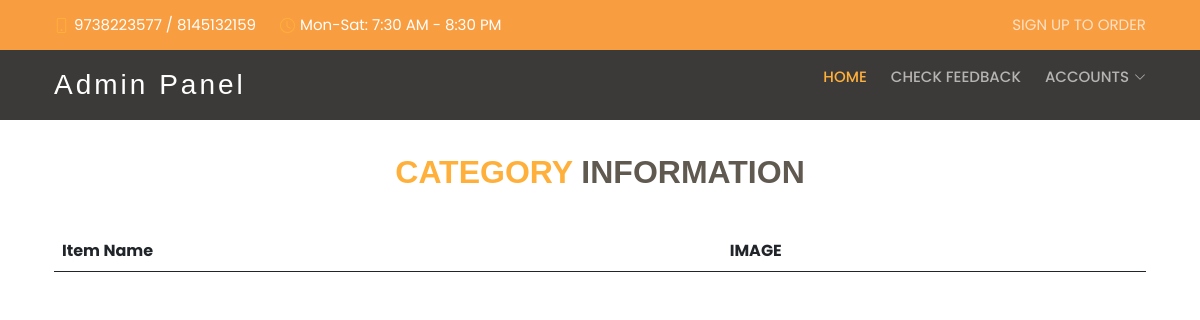
Page /addcat2.php on the earlier database version.
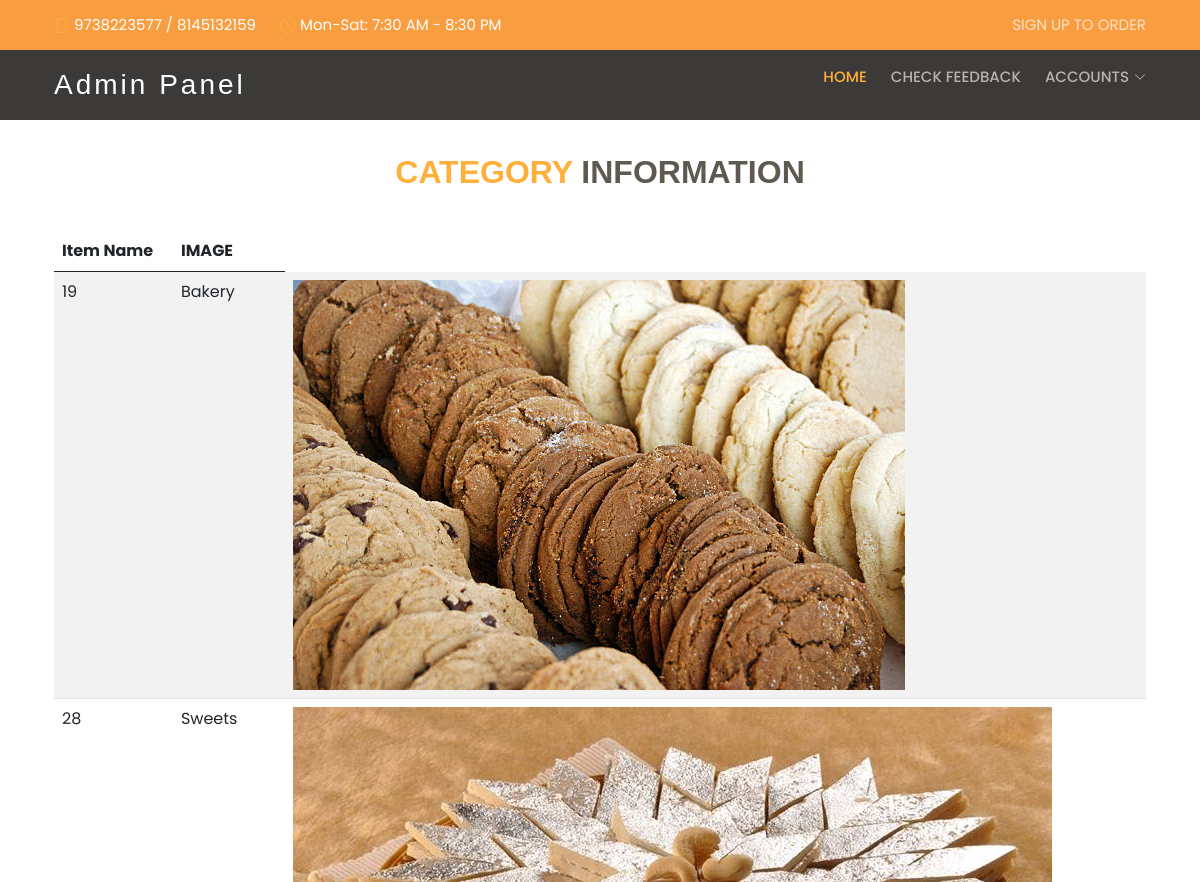
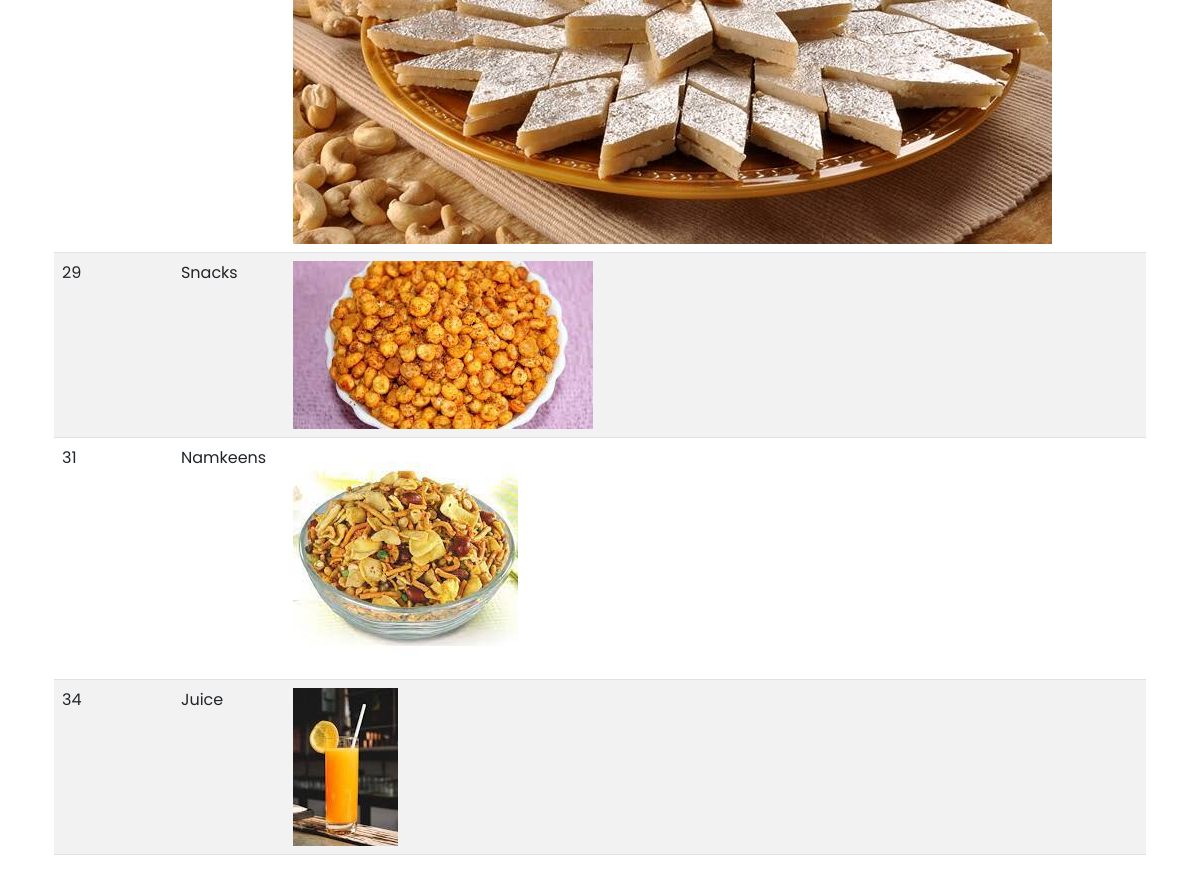
Same page on the later database version (2 pictures, top to bottom).
### tables this page shows
CREATE TABLE IF NOT EXISTS `addcategory` (
  `id` int NOT NULL AUTO_INCREMENT,
  `name` varchar(50) NOT NULL,
  `tagline` varchar(1024) NOT NULL,
  `image` varchar(60) NOT NULL,
  PRIMARY KEY (`id`)
);

### addcat2.php (the view, shortened to what this page needs)
<!DOCTYPE html>
<html lang="en">
<head>
	<link href="assets/vendor/animate.css/animate.min.css" rel="stylesheet">
	<link href="assets/vendor/aos/aos.css" rel="stylesheet">
	<link href="assets/vendor/bootstrap/css/bootstrap.min.css" rel="stylesheet">
	<link href="assets/vendor/bootstrap-icons/bootstrap-icons.css" rel="stylesheet">
	<link href="assets/vendor/boxicons/css/boxicons.min.css" rel="stylesheet">
	<link href="assets/vendor/remixicon/remixicon.css" rel="stylesheet">
	<link href="assets/vendor/swiper/swiper-bundle.min.css" rel="stylesheet">
	<link href="https://cdn.jsdelivr.net/npm/bootstrap@5.1.0/dist/css/bootstrap.min.css" rel="stylesheet">
	<link href="//cdn.datatables.net/1.10.25/css/jquery.dataTables.min.css" rel="stylesheet">
	<link href="assets/css/style.css" rel="stylesheet">
	<?php include("templets/adminnav.php");?>
    <main id="main">
    <?php include("scripts/connect.php");
 ?>
		<?php
	$stmt = $db->prepare("SELECT `id`, `name`, `image`FROM `addcategory` ");
	try{
	$stmt->execute();
	$rows = $stmt->fetchALL(PDO::FETCH_ASSOC);
	}
	catch(PDOException $e){
		echo $e->getMessage();
		$db = null;
	}
?>
</head>
<body>
	<main id="main">
		<br>
		<section id="contact" class="contact">
			<div class="container">
				<div class="section-title">
					<h2><span>CATEGORY</span> INFORMATION</h2>
				</div>
			</div>
			<div class="container" style="margin-top:10px;">
				<table class="table table-striped">
					<thead>
						<th>Item Name</th>
						<th>IMAGE</th>
					</thead>
					<tbody>
						<?php foreach($rows as $row):?>
						<tr>
							<td >
								<?php echo $row['id']?>
							</td>
							<td>
								<?php echo $row['name']?>
							</td>
							<td>
								<img src="<?php echo $row['image']?>">
							</td>
						</tr>
						<?php endforeach; ?>
					</tbody>
				</table>
			</div>
		</section>
	</main>

### templets/adminnav.php (shortened to what this page needs)
<div id="topbar" class="d-flex align-items-center fixed-top">
    <div class="container d-flex align-items-center justify-content-center justify-content-md-between">
      <div class="align-items-center d-none d-md-flex">
      <i class="bi bi-phone d-flex align-items-center "><span>9738223577 / 8145132159</span></i>
      <i class="bi bi-clock ms-4 d-none d-lg-flex align-items-center"><span>Mon-Sat: 7:30 AM - 8:30 PM</span></i>
      </div>
      <div class="d-flex align-items-center">
        <?php
		if (isset($_SESSION['logged_in'])){
		echo "Welcome ",$_SESSION["firstName"] ;
		}else{
			echo "SIGN UP TO ORDER";
		}
		?>
		    </div>
    </div>
  </div>
 <header id="header" class="fixed-top d-flex align-items-center ">
		<div class="container-fluid container-xl d-flex align-items-center justify-content-between">
			<div class="logo me-auto">
				<h1><a href="index.php">Admin Panel</a> </h1>
			</div>
			<nav id="navbar" class="navbar order-last order-lg-0 h-75">
				<div class=" h-50">
					<ul>
						<li><a class="nav-link scrollto active" href="admin.php">HOME</a></li>
						<li><a class="nav-link scrollto" href="con2.php">CHECK FEEDBACK</a></li>
						<li class="dropdown"><a href="#"><span>ACCOUNTS</span> <i class="bi bi-chevron-down"></i></a>
						</li>
					</ul>
				</div>
			</nav>
		</div>
	</header>

### assets/css/style.css (style rules this page uses)
body { font-family: "Poppins", sans-serif; color: #444444; }
a { text-decoration: none; color: #ffb03b; }
h1, h2, h3, h4, h5, h6 { font-family: "Satisfy", sans-serif; }
#topbar { padding: 0; font-size: 15px; height: 50px; transition: all 0.5s; background: rgba(248, 133, 18, 0.8); z-index: 996; color: rgba(255, 255, 255, 0.7); }
#topbar i { color: #ffb03b; line-height: 0; }
#topbar i span { color: #fff; font-style: normal; padding-left: 5px; }
#header { top: 50px; height: 70px; z-index: 997; transition: all 0.5s; padding: 10px 0; background: rgba(26, 24, 22, 0.85); }
#header .logo h1 { font-size: 28px; margin: 0; line-height: 1; font-weight: 400; letter-spacing: 3px; }
#header .logo h1 a, #header .logo h1 a:hover { color: #fff; text-decoration: none; }
.navbar { padding: 0; }
.navbar ul { margin: 110; padding:0; display: flex; list-style: none; align-items: center; }
.navbar li { position: relative; }
.navbar a, .navbar a:focus { display: flex; align-items: center; justify-content: space-between; padding: 10px 0 10px 24px; font-size: 15px; font-weight: 500; color: rgb(182, 180, 178); }
.navbar a i, .navbar a:focus i { font-size: 12px; line-height: 0; margin-left: 5px; }
.navbar a:hover, .navbar .active, .navbar .active:focus, .navbar li:hover>a { color: #ffb03b; }
section { padding: 60px 0; }
.section-title { text-align: center; padding-bottom: 30px; padding:30px; }
.section-title h2 { margin: 15px 0 0 0; font-size: 32px; font-weight: 700; color: #5f5950; }
.section-title h2 span { color: #ffb03b; }

Differences in the rows shown:
added addcategory: id "19", name "Bakery", image (picture)
added addcategory: id "28", name "Sweets", image (picture)
added addcategory: id "29", name "Snacks", image (picture)
added addcategory: id "31", name "Namkeens", image (picture)
added addcategory: id "34", name "Juice", image (picture)
